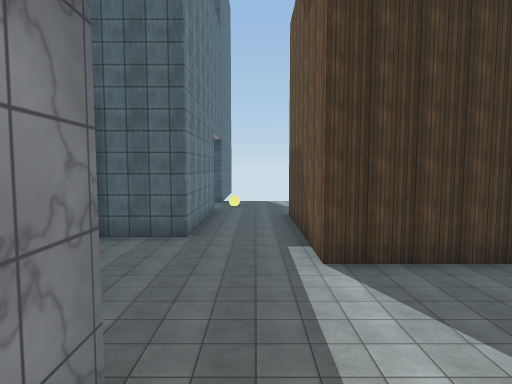
view 1 (above)

24 first-person views from a walk through a scene from a Unity 3-D project. The camera is 1.3 m above the floor, tilts 4° down and sees 75° across. The floor is counted in squares, 2 m on a side. Each view is taken from the middle of a square. On the plan, view 1 faces up. The plan holds only what a view shows up to about 10 squares ahead; the rest is blank. The place goes on beyond the plan. Some animated figures are not drawn. Surface patterns are stand-ins for the level's own textures.

view 2
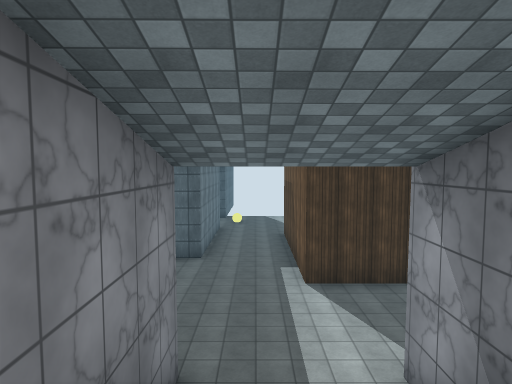

view 3
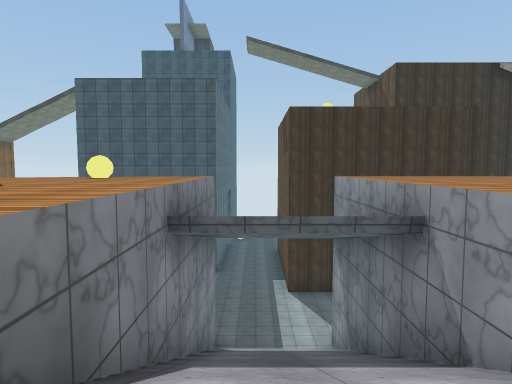

view 4
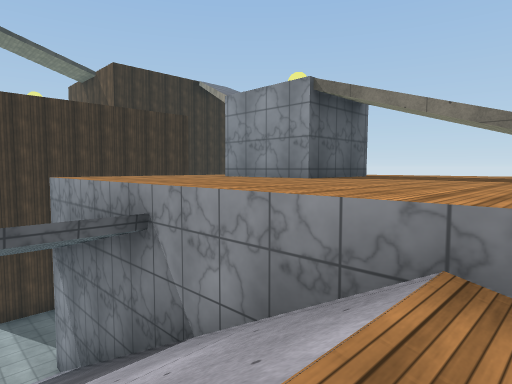

view 5
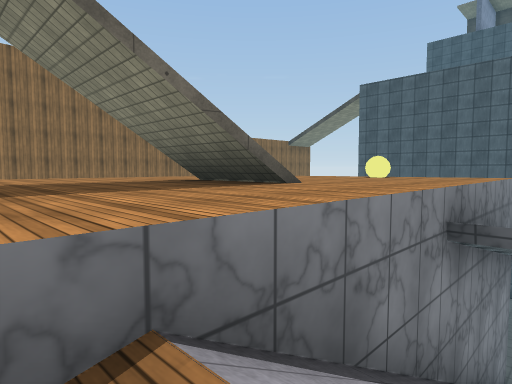

view 6
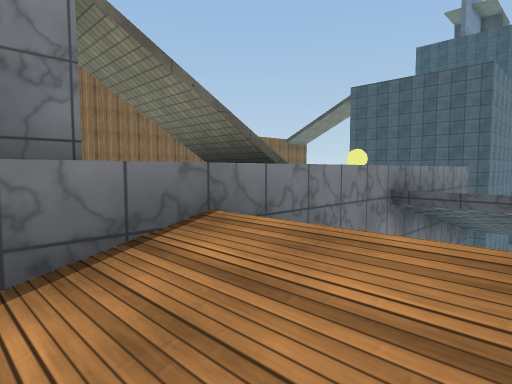

view 7
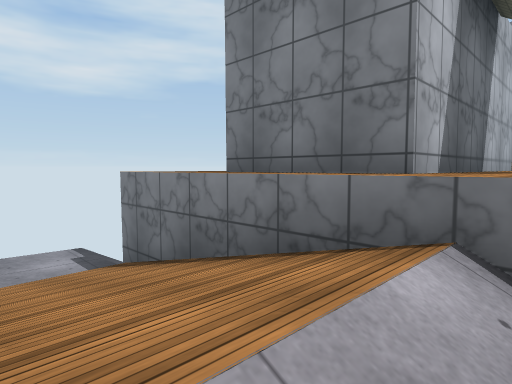

view 8
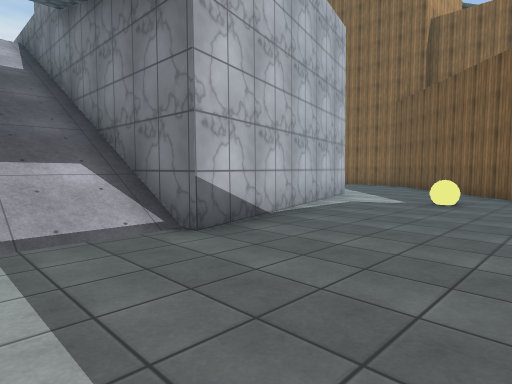

view 9
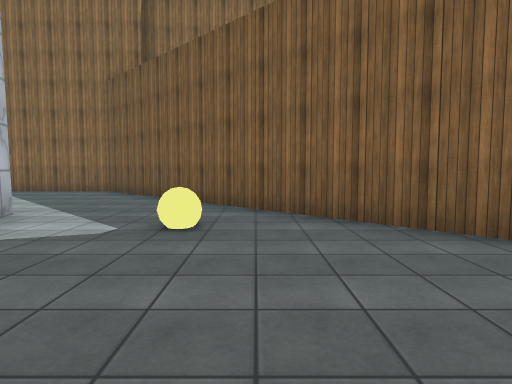

view 10
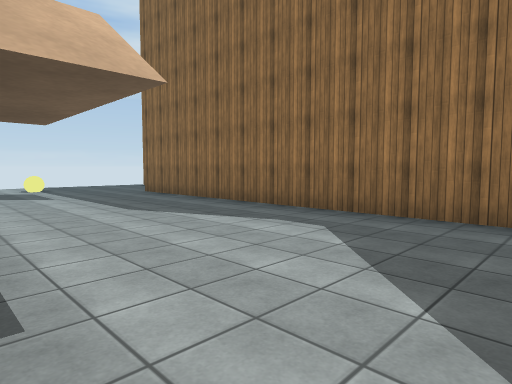

view 11
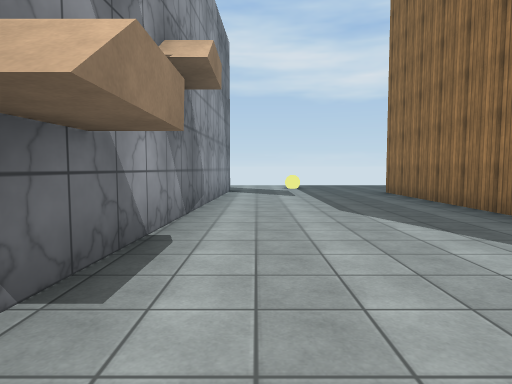

view 12
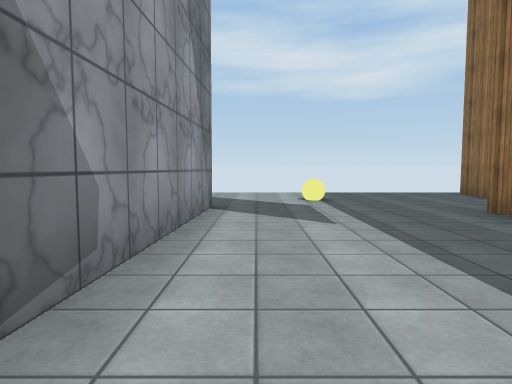

view 13
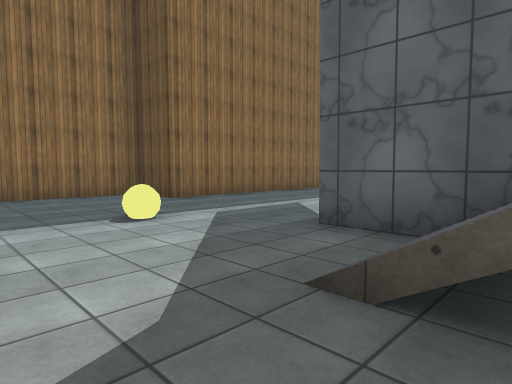

view 14
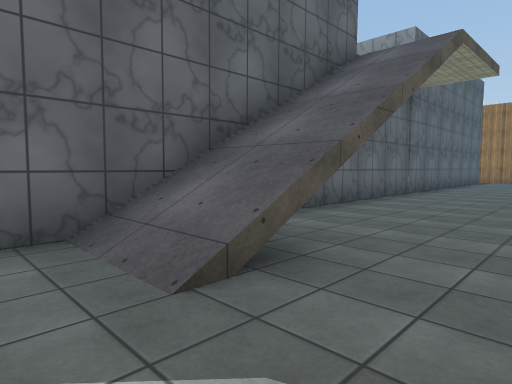

view 15
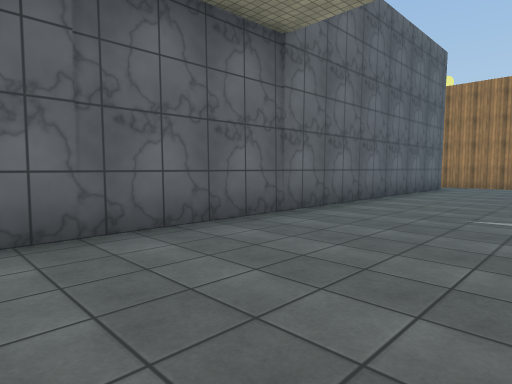

view 16
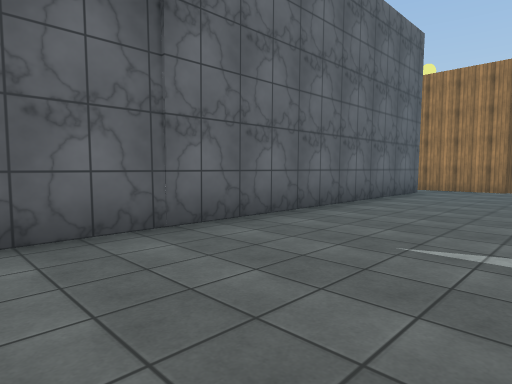

view 17
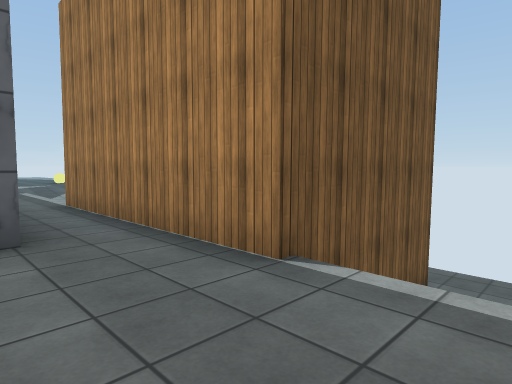

view 18
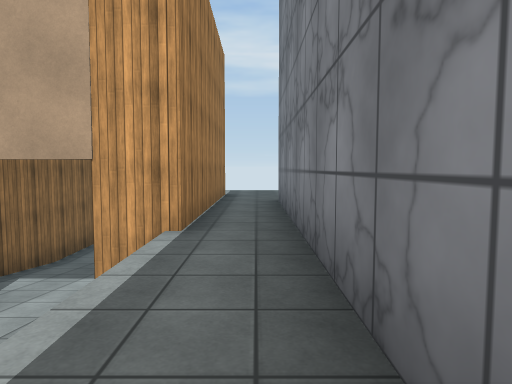

view 19
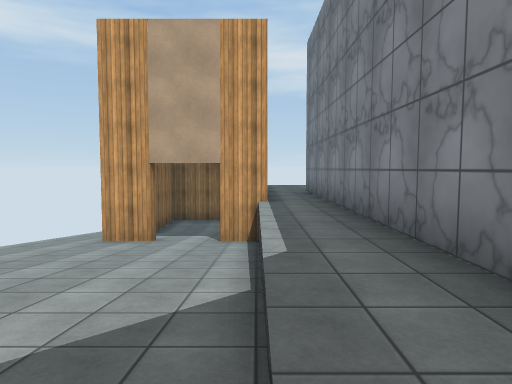

view 20
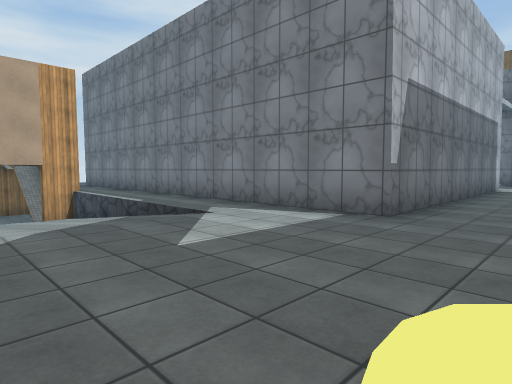

view 21
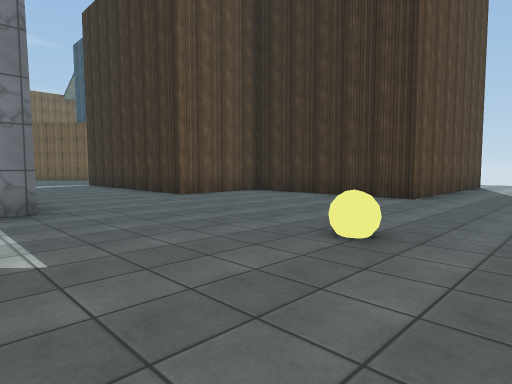

view 22
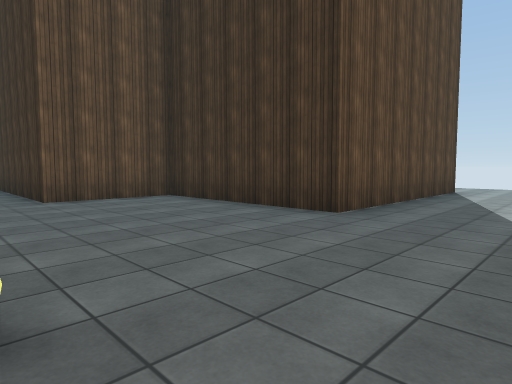

view 23
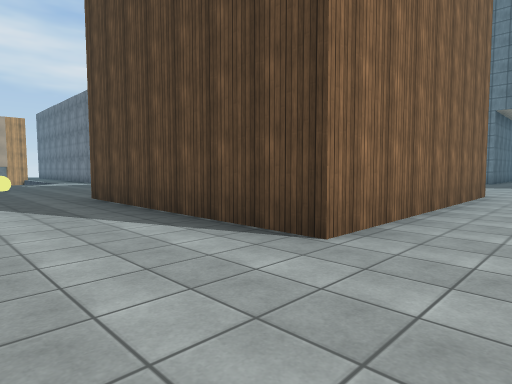

view 24
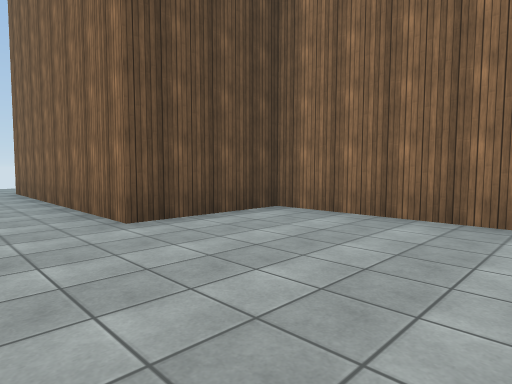

### Floor plan
Key: @ floor where view 1 was taken; # wall or solid block; . main floor; - floor 1.5 m lower than the main floor; _ floor 1.75 m lower than the main floor; < floor 2 m lower than the main floor; ( floor 2.25 m lower than the main floor; / step, stairs or slope; = window, fence, low wall or low ledge; ^ raised ledge.
Columns run from 14 left of view 1 to 15 right of it. Each row starts with its distance up from view 1.
 16                 .....    .....
 15                 ..............
 14                 ....#######...
 13                 ....#     #...
 12                 ....#     #...
 11                  ####     #..
 10             #...#         #..
  9             #...#    ######..
  8           ###...#    #........
  7         ##......#    #........
  6        ##.......######........
  5       ##......................
  4      ##....................=..
  3     ##..=.....................
  2    ##........#..########......
  1   ##.....#####//#      #......
  0   #.....##   #@/#      #.....
 -1   #.....#    #//#      #.///
 -2   #.....#    #//#      #.///
 -3   #....##    #//#      #.=///
 -4   #....#     #//#      #.=///
 -5   #....#  #^^^//^^^^#  #.=////
 -6   #....#  #^^^//^^     #.#/--/
 -7   #....#    ^^//       #.#/_#/
 -8   #....#    ##//#      #.#//#/
 -9 ###....#### ##//########.#<<#
-10 #.......//#..............#((#
-11 #....=..// ..............####(
-12 #........................   ((
-13  ..................    .

Where each view was taken, in squares from view 1:
view 1: 0 up, 0 right, facing up
view 2: 2 down, 0 right, facing up
view 3: 6 down, 0 right, facing up
view 4: 6 down, 0 right, facing up-right
view 5: 6 down, 0 right, facing up-left
view 6: 7 down, 1 right, facing up-left
view 7: 5 down, 1 right, facing down-left
view 8: 5 up, 1 right, facing down-left
view 9: 4 up, 2 left, facing left
view 10: 0 up, 7 left, facing down-left
view 11: 0 up, 8 left, facing down
view 12: 4 down, 8 left, facing down
view 13: 13 down, 5 left, facing up-left
view 14: 13 down, 7 left, facing up-right
view 15: 13 down, 2 left, facing up-right
view 16: 13 down, 0 right, facing up-right
view 17: 13 down, 9 right, facing up-right
view 18: 3 down, 10 right, facing down
view 19: 0 up, 11 right, facing down
view 20: 4 up, 14 right, facing down-left
view 21: 1 up, 15 right, facing up-left
view 22: 4 up, 15 right, facing up-left
view 23: 16 up, 15 right, facing down-left
view 24: 16 up, 2 right, facing down-right
